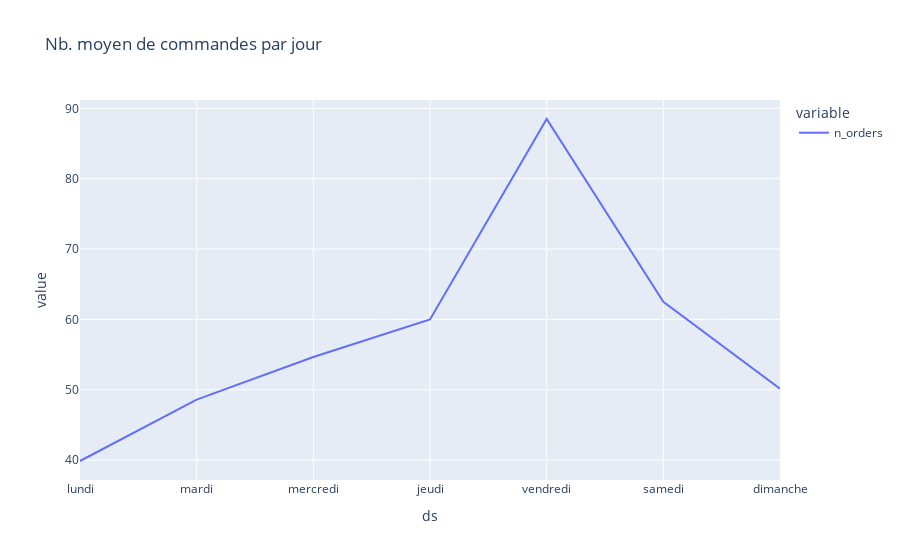

The cell this chart's notebook holds for it:
### Markdown cell above
La série décrit le nombre de commandes livrées par jour du 02 janvier 2020 au 15 octobre 2021 soit jours. On observe une forte saisonalité sur les jours de la semaine. Une modélisation par un modèle SARIMA peut être envisagé.

### Code cell
weekdays = ['lundi', 'mardi', 'mercredi', 'jeudi', 'vendredi', 'samedi', 'dimanche']
ts.groupby(ts.index.strftime("%A")).mean().reindex(weekdays).plot(title="Nb. moyen de commandes par jour")

### Figure 1 — Plotly figure (JSON) as saved in the notebook; plotly's stock layout.template omitted (floating-point values rounded to 4 significant figures)
{"data": [{"hovertemplate": "variable=n_orders<br>ds=%{x}<br>value=%{y}<extra></extra>", "legendgroup": "n_orders", "line": {"color": "#636efa", "dash": "solid"}, "mode": "lines", "name": "n_orders", "orientation": "v", "showlegend": true, "type": "scatter", "x": ["lundi", "mardi", "mercredi", "jeudi", "vendredi", "samedi", "dimanche"], "xaxis": "x", "y": [39.88, 48.59, 54.65, 60, 88.49, 62.52, 50.16], "yaxis": "y"}], "layout": {"legend": {"title": {"text": "variable"}, "tracegroupgap": 0}, "title": {"text": "Nb. moyen de commandes par jour"}, "xaxis": {"anchor": "y", "domain": [0, 1], "title": {"text": "ds"}}, "yaxis": {"anchor": "x", "domain": [0, 1], "title": {"text": "value"}}}}
